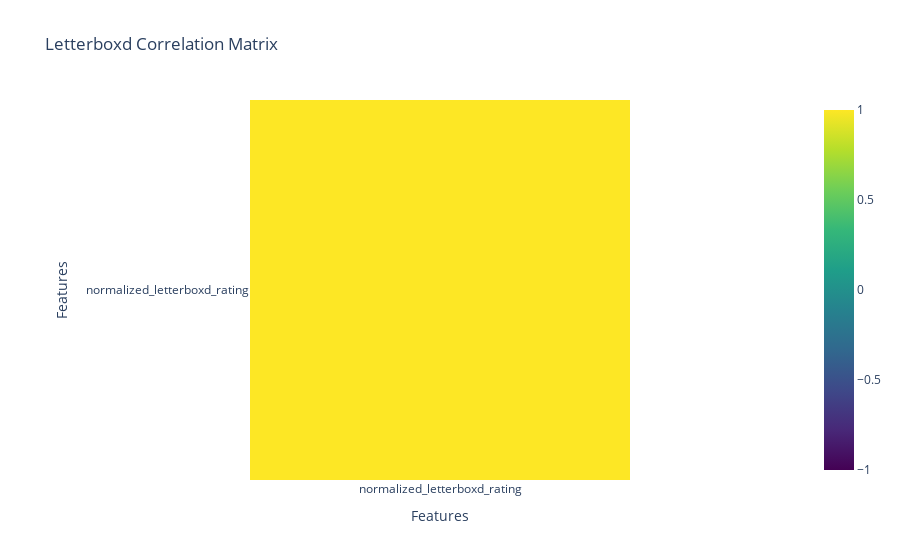
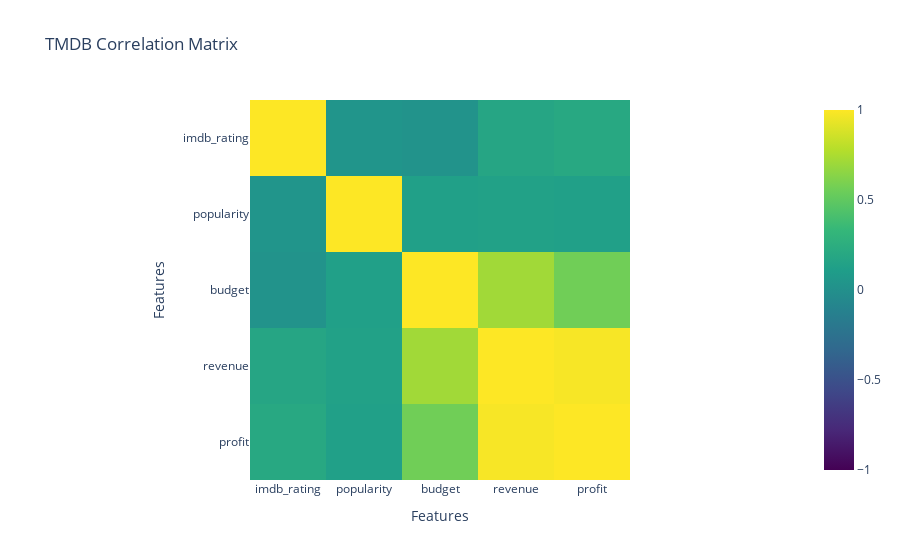

These figures' notebook cell, in order:
### Markdown cell above
Visualization with Plotly

### Code cell
# Function to plot the correlation matrix as a heatmap
def plot_correlation_matrix(corr_df, title):
    fig = px.imshow(corr_df, 
                    title=title, 
                    labels={'x': 'Features', 'y': 'Features'},
                    color_continuous_scale='Viridis', 
                    color_continuous_midpoint=0)
    fig.show()

# Plot the correlation matrices for both datasets
plot_correlation_matrix(letterboxd_corr, "Letterboxd Correlation Matrix")
plot_correlation_matrix(tmdb_corr, "TMDB Correlation Matrix")

### Figure 1 — Plotly figure (JSON) as saved in the notebook; plotly's stock layout.template omitted (floating-point values rounded to 4 significant figures)
{"data": [{"coloraxis": "coloraxis", "hovertemplate": "Features: %{x}<br>Features: %{y}<br>color: %{z}<extra></extra>", "name": "0", "type": "heatmap", "x": ["normalized_letterboxd_rating"], "xaxis": "x", "y": ["normalized_letterboxd_rating"], "yaxis": "y", "z": [[1]]}], "layout": {"coloraxis": {"cmid": 0, "colorscale": [[0, "#440154"], [0.1111, "#482878"], [0.2222, "#3e4989"], [0.3333, "#31688e"], [0.4444, "#26828e"], [0.5556, "#1f9e89"], [0.6667, "#35b779"], [0.7778, "#6ece58"], [0.8889, "#b5de2b"], [1, "#fde725"]]}, "title": {"text": "Letterboxd Correlation Matrix"}, "xaxis": {"anchor": "y", "constrain": "domain", "domain": [0, 1], "scaleanchor": "y", "title": {"text": "Features"}}, "yaxis": {"anchor": "x", "autorange": "reversed", "constrain": "domain", "domain": [0, 1], "title": {"text": "Features"}}}}

### Figure 2 — Plotly figure (JSON) as saved in the notebook; plotly's stock layout.template omitted (floating-point values rounded to 4 significant figures)
{"data": [{"coloraxis": "coloraxis", "hovertemplate": "Features: %{x}<br>Features: %{y}<br>color: %{z}<extra></extra>", "name": "0", "type": "heatmap", "x": ["imdb_rating", "popularity", "budget", "revenue", "profit"], "xaxis": "x", "y": ["imdb_rating", "popularity", "budget", "revenue", "profit"], "yaxis": "y", "z": [[1, 0.03642, 0.02378, 0.1775, 0.2032], [0.03642, 1, 0.1281, 0.1394, 0.1285], [0.02378, 0.1281, 1, 0.7144, 0.5613], [0.1775, 0.1394, 0.7144, 1, 0.9801], [0.2032, 0.1285, 0.5613, 0.9801, 1]]}], "layout": {"coloraxis": {"cmid": 0, "colorscale": [[0, "#440154"], [0.1111, "#482878"], [0.2222, "#3e4989"], [0.3333, "#31688e"], [0.4444, "#26828e"], [0.5556, "#1f9e89"], [0.6667, "#35b779"], [0.7778, "#6ece58"], [0.8889, "#b5de2b"], [1, "#fde725"]]}, "title": {"text": "TMDB Correlation Matrix"}, "xaxis": {"anchor": "y", "constrain": "domain", "domain": [0, 1], "scaleanchor": "y", "title": {"text": "Features"}}, "yaxis": {"anchor": "x", "autorange": "reversed", "constrain": "domain", "domain": [0, 1], "title": {"text": "Features"}}}}
